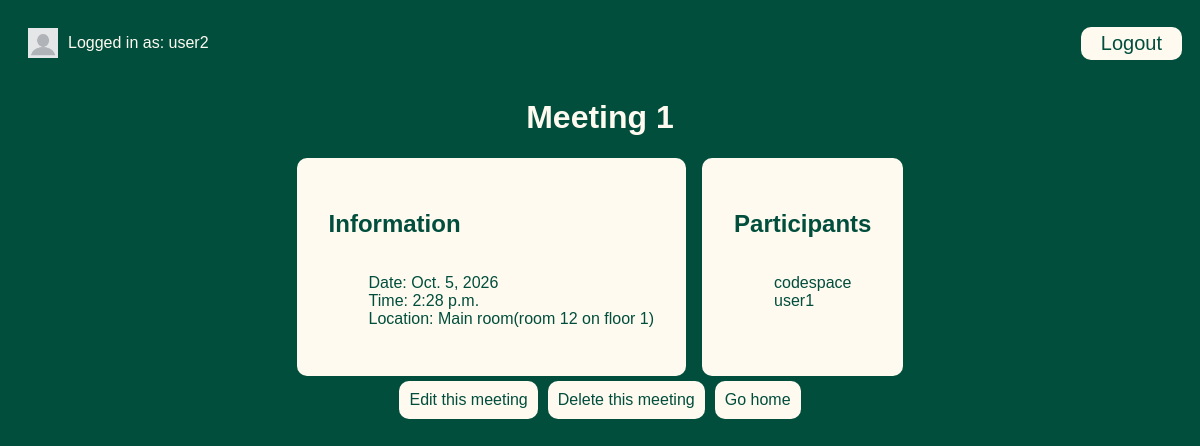
Page /meetings/2 (signed in) on the committed database.
### meetings/models.py (models this page shows, shortened)
class Meeting(models.Model):
    title = models.CharField(max_length=200)
    date = models.DateField()
    start_time = models.TimeField(default=time(9))
    duration = models.IntegerField(default=1)
    room = models.ForeignKey(Room, on_delete=models.CASCADE)
    participants = models.ManyToManyField(get_user_model())#incase db changes we call this insted

class Room(models.Model):
    name = models.CharField(max_length=50)
    floor = models.IntegerField()
    room_number = models.IntegerField()
    def __str__(self):
        return f"{self.name}(room  {self.room_number} on floor {self.floor})"

### meetings/views.py (the view)
# urls.py: path('<int:id>', views.detail, name='detail'),
@login_required
def detail(request, id):
    meeting = get_object_or_404(Meeting, pk=id)#returns 404 if not found for or given class with id
    return render(request, "meetings/detail.html",{"meeting": meeting})

### templates/meetings/detail.html (shortened to what this page needs)
{% extends "base.html" %}
{% block content%}
<h1>{{meeting.title}}</h1>
<div class="meeting-card">
    <div class="item meeting-info">
        <h2>Information</h2>
        <ul>
            <li>Date: {{meeting.date}}</li>
            <li>Time: {{meeting.start_time}} </li>
            <li>Location: {{meeting.room}}</li>
        </ul>
    </div>
    <div class="item meeting-participants">
        <h2>Participants</h2>
        <ul>
            {% for participant in meeting.participants.all%}
            <li>{{ participant.username }}</li>
            {%endfor%}
        </ul>
    </div>
</div>
<div class="meeting-actions">
    <p class="actions">
        <a href="{%url 'edit' meeting.id%}">Edit this meeting</a><br>
        <a href="{%url 'delete' meeting.id%}">Delete this meeting</a><br>
        <a href="{% url 'welcome' %}">Go home</a>
    </p>
</div>
{%endblock%}

### templates/base.html (shortened to what this page needs)
{% load static %}
<!DOCTYPE html>
<html lang="en">
<head>
    <link rel="stylesheet" href="{% static 'website/style.css' %}">
</head>
<body>
    <div class="login">
        {% if user.is_authenticated %}
            <div class="name">
                <img src="{% static 'website/profile.jpg' %}" id="profile">
                Logged in as: {{user.get_username}}
            </div>
            <form method="post" action="{%url 'logout'%}">
                <button type="submit">Logout</button>
            </form>
        {%else %}
            <a href="{% url 'login'%}" class="login">Login</a>
    {%endif%}
    </div>
    <div class="body">
    {% block content %}
    {% endblock%}
    </div>
</body>
</html>

### website/static/website/style.css (style rules this page uses)
:root { --main: #014e3c; }
body { font-family: 'Calibri', 'Trebuchet MS', sans-serif; color: floralwhite; background-color: var(--main); }
button { background-color: floralwhite; border: none; color: var(--main); border-radius: 10px; padding: 5px 20px; font-size: 20px; }
li { list-style-type: none; }
.login { justify-content: space-between; display: flex; flex-direction: row; padding: 10px; align-items: center; }
a { text-decoration: none; color: #000806; }
p { margin: 0; }
#profile { height: 30px; width: 30px; padding: 10px; }
.name { display: flex; flex-direction: row; align-items: center; }
.body { display: flex; flex-direction: column; align-items: center; }
.actions { display: flex; flex-direction: row; }
.actions a { padding: 10px; margin: 5px; background-color: floralwhite; color: var(--main); border-radius: 10px; }
.meeting-card { display: flex; flex-direction: row; color: var(--main); gap: 1rem; }
.item { background-color: floralwhite; display: flex; flex-direction: column; padding: 2rem; border-radius: 10px; }

### rows in the picture
Meeting: title "Meeting 1", date "Oct. 5, 2026", start_time "2:28 p.m.", room "Main room(room 12 on floor 1)"

### other values in the picture
{{ user.get_username }} "user2"
{{ participant.username }} "codespace"
{{ participant.username }} "user1"
